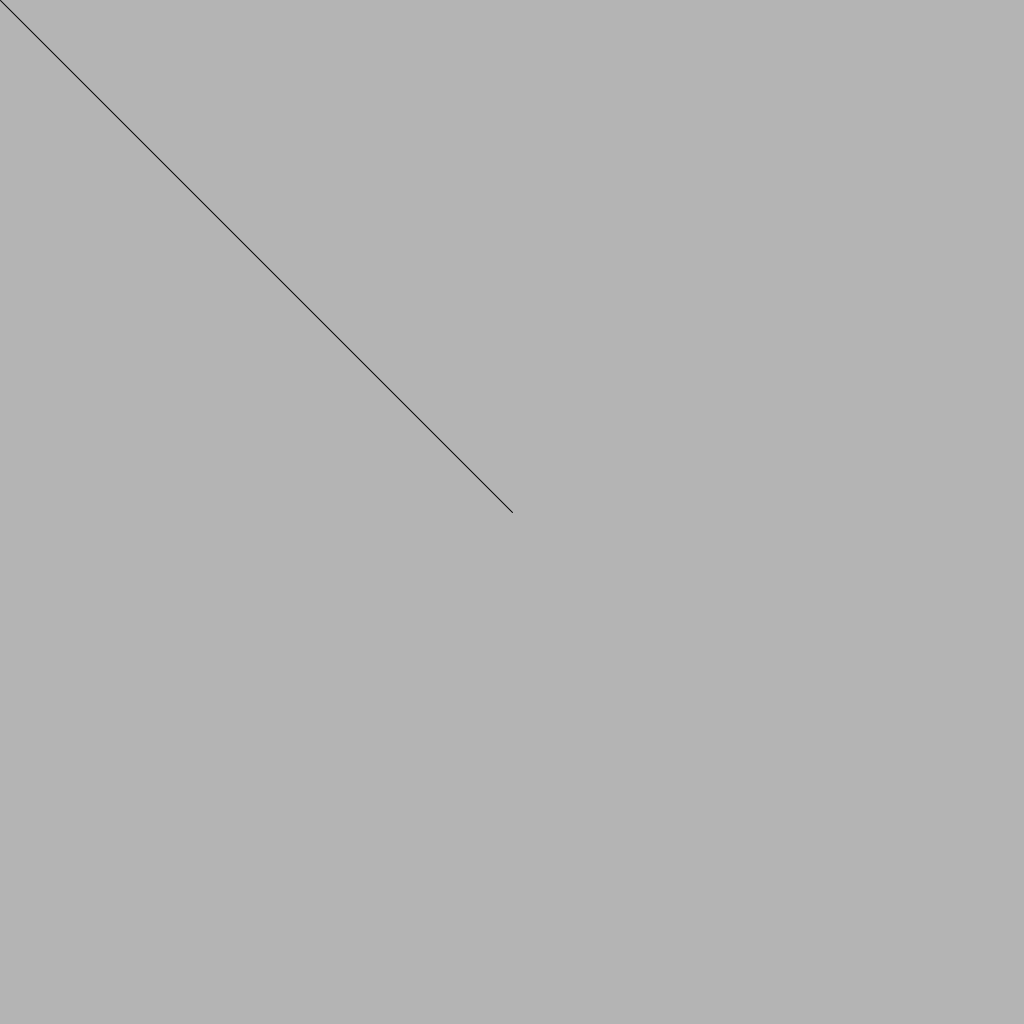
Frame 1 (no input)
Frame 60 (the mouse pressed at the canvas centre just before this capture): identical to frame 1, image omitted
Frame 120 (the mouse held since frame 60 and released just before this capture): blank canvas, image omitted

The Processing sketch that drew this single still picture (run headless with seeded random() and noise(); from frame 60 on, the mouse is pressed at the canvas centre):

// Processing sketch: Err_testing
// ── Err_testing.pde
PVector foo;

void setup(){
  size(1024,1024);
  foo = new PVector(width/2,height/2);
}

void draw(){
  background(180);
  line(mouseX,mouseY,foo.x,foo.y);
}
